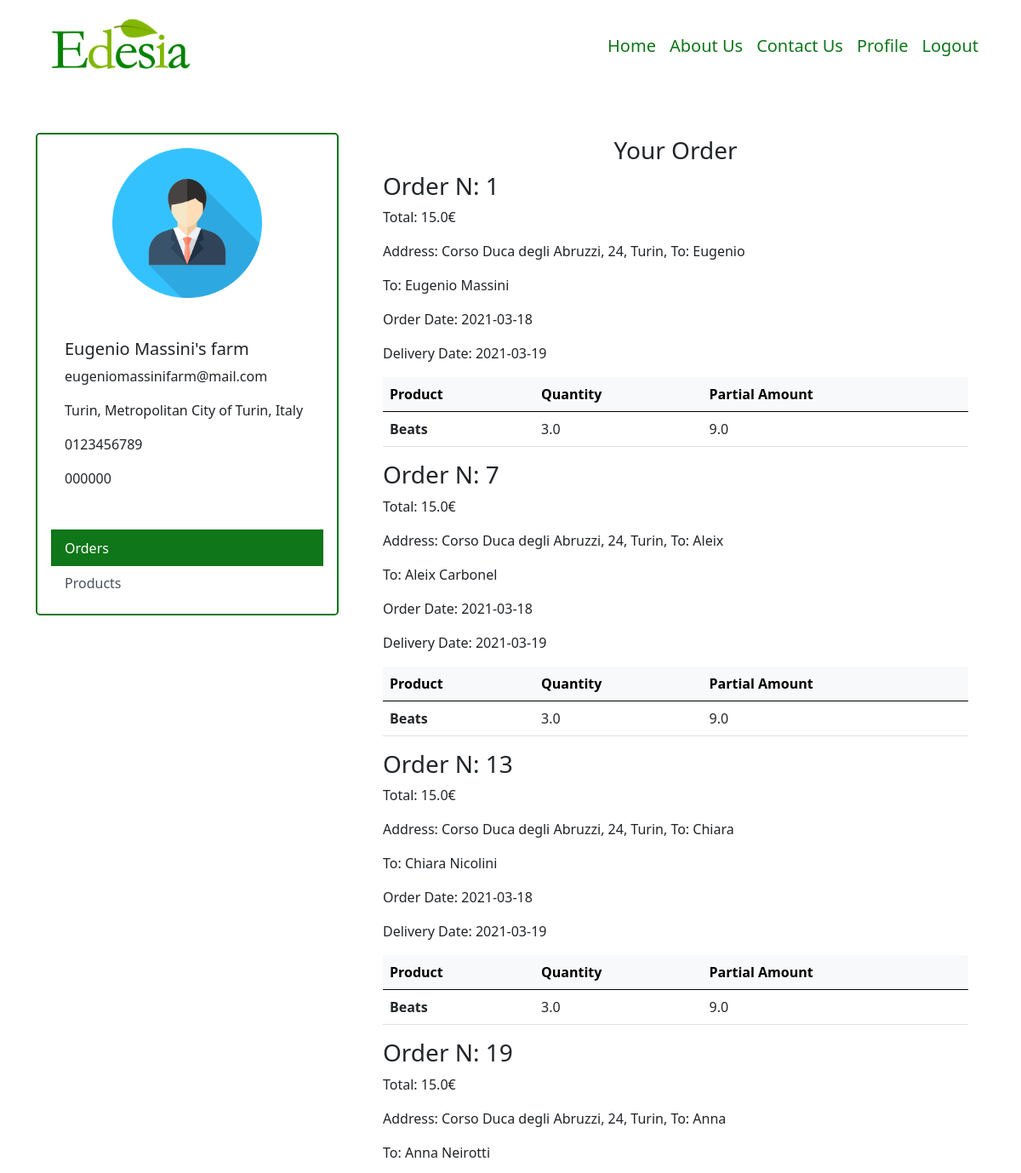
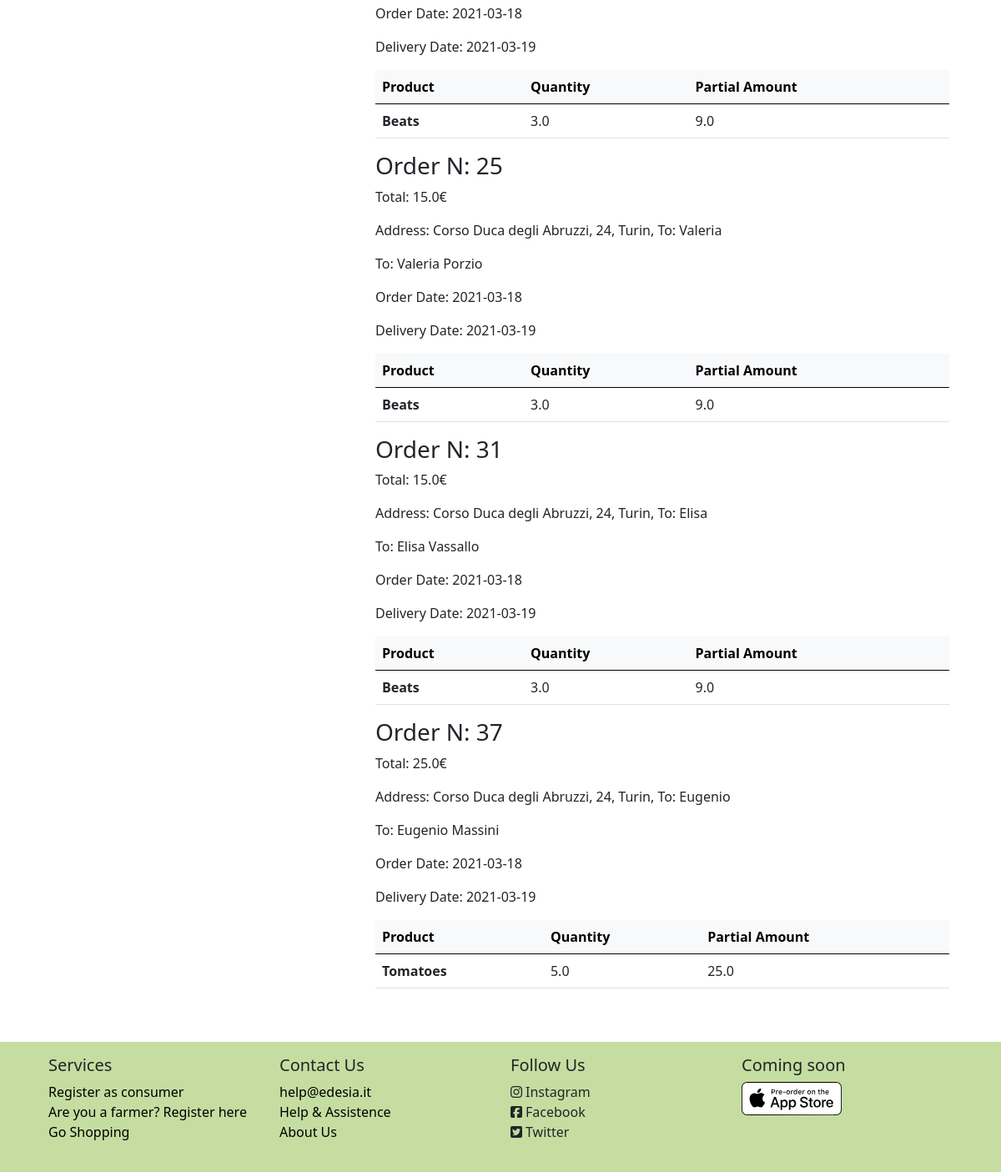
The page /supplier/7/orders (signed in) on the database its author committed (2 pictures, top to bottom).
### model.py (models this page shows, shortened)
class Supplier (db.Model):
    id = db.Column(db.Integer, db.ForeignKey('user.id'), primary_key=True)
    supplier_name = db.Column(db.String(50), nullable=False)
    supplier_address = db.Column(db.String(100), nullable=False)
    supplier_city = db.Column(db.String(50))
    supplier_phone = db.Column(db.String(12), nullable=False)
    piva = db.Column(db.String(25), nullable=False)
    description = db.Column(db.String(500), nullable=True)
    __mapper_args__ = {
        'polymorphic_identity': 'supplier',
    }

class User (UserMixin, db.Model):
    id = db.Column(db.Integer, primary_key=True)  # Auto-incrementing
    email = db.Column(db.String(50), unique=True, nullable=False)
    name = db.Column(db.String(50), nullable=False)
    password_hash = db.Column(db.String(200), nullable=False)
    roleid = db.Column(db.Integer, db.ForeignKey('role.id'))
    type = db.Column(db.String(30))
    __mapper_args__ = {
        'polymorphic_identity': 'user',
        'polymorphic_on': type
    }

class Order (db.Model):
    id = db.Column(db.Integer, primary_key=True)
    consumer_id = db.Column(db.Integer, db.ForeignKey('consumer.id'))
    supplier_id = db.Column(db.Integer, db.ForeignKey('supplier.id'))
    date = db.Column(db.Date)
    delivery_date = db.Column(db.Date)
    amount = db.Column(db.Float)
    review = db.Column(db.Boolean, default=False)

class Consumer(db.Model):
    id = db.Column(db.Integer, db.ForeignKey('user.id'), primary_key=True)
    consumer_name = db.Column(db.String(50), nullable=False)
    consumer_surname = db.Column(db.String(50), nullable=False)
    consumer_address = db.Column(db.String(100), nullable=False)
    consumer_phone = db.Column(db.String(12), nullable=False)
    __mapper_args__ = {
        'polymorphic_identity': 'consumer',
    }

class OrderLine(db.Model):
    id = db.Column(db.Integer, primary_key=True)
    order_id = db.Column(db.Integer, db.ForeignKey('order.id'))
    supplier_id = db.Column(db.Integer, db.ForeignKey('supplier.id'))
    product_id = db.Column(db.Integer, db.ForeignKey('product.id'))
    product_name = db.Column(db.String)
    quantity = db.Column(db.Float)
    partial_amount = db.Column(db.Float)

### app.py (the view, shortened to what this page needs)
@app.route('/supplier/<int:id>/<page>', methods=['GET', 'POST'])
@login_required # decorator from flask-login
def supplier(id, page):
    supplier = Supplier.query.filter_by(id=id).first()
    user = User.query.filter_by(id=id).first()
    if page == "orders": # order displayed as for the consumer
        orders = Order.query.filter_by(supplier_id=id).all()
        l_order_cons = []
        class OrderCons():
            def __init__(self, order, content, consumer):
                self.order = order
                self.content = content
                self.consumer = consumer
        for o in orders:
            products = []
            lines = OrderLine.query.filter_by(order_id=o.id).all()
            consumer = Consumer.query.filter_by(id=o.consumer_id).first()
            for l in lines:
                products.append(l)
            l_order_cons.append(OrderCons(o, products, consumer))
        return render_template('Pages/profile/profile_supplier-orders.html', supplier=supplier, user=user, orders=l_order_cons, title="Supplier-Profile")
    elif page == "products": # page with all the prodcuts, for the rendering part look at the template
        products = Product.query.filter_by(supplier_id=id).all()
        return render_template('Pages/profile/profile_supplier-products.html', supplier=supplier, user=user, products=products, title="Supplier-Profile")

### model.py (called while the page is built)
@login_manager.user_loader
def load_user(user_id):
    return User.query.get(int(user_id))

### templates/Pages/profile/profile_supplier-orders.html
{% extends 'Pages/profile/profile-supplier.html' %}
{% block specific %}
                    <div class="row text-center">
                        <h3>Your Order</h3>
                    </div>
                    {% if orders %}
                    {% for order in orders %}
                        <h3>Order N: {{ order.order.id }}</h3>
                        <p>Total: {{ order.order.amount }}€</p>
                        <p>Address: {{ order.consumer.consumer_address}}, To: {{ order.consumer.consumer_name }} {{ order.consumer.consumer_surnname }}</p>
                        <p>To: {{ order.consumer.consumer_name }} {{ order.consumer.consumer_surname }}</p>
                        <p>Order Date: {{ order.order.date }}</p>
                        <p>Delivery Date: {{ order.order.delivery_date }}</p>
                    <div class="table-responsive-lg">
                        <table class="table table-hover">
                            <thead class="table-light">
                                <tr>
                                    <th scope="col">Product</th>
                                    <th scope="col">Quantity</th>
                                    <th scope="col">Partial Amount</th>
                                </tr>
                            </thead>
                            <tbody>
                            {% for line in order.content %}
                                <tr>
                                    <th scope="row">{{ line.product_name }}</th>
                                    <td>{{line.quantity}}</td>
                                    <td>{{ line.partial_amount}}</td>
                                </tr>
                            {% endfor %}
                            </tbody>
                        </table>
                    </div>
                {% endfor %}
                {% else %}
                    <p>No orders found</p>
                {% endif %}
{% endblock %}

### templates/Pages/profile/profile-supplier.html (shortened to what this page needs)
{% extends 'Components/base.html' %}
{% block body %}
    <div class="container-lg min-vh-100">
        <div class="row mt-5 mb-5">
            <div class="col-md-4">
                <div class="card m-auto rounded-3 border-2" id="cardProfileConsumer">
                    <img src="/static/images/avatar.png" class="card-img-top mt-3 mb-3 m-auto" style="width: 50%">
                    <div class="card-body m-3">
                        <h5 class="card-title">{{ supplier.supplier_name }}</h5>
                        <p class="card-text">{{ user.email }}</p>
                        <p class="card-text">{{ supplier.supplier_address }}</p>
                        <p class="card-text">{{ supplier.supplier_phone }}</p>
                        <p class="card-text">{{ supplier.piva }}</p>
                    </div>
                    <div class="list-group list-group-flush m-3" id="mylist">
                        {% if products %}
                            <a class="list-group-item list-group-item-action" href="{{ url_for('supplier', id=supplier.id, page='orders')}}">Orders</a>
                            <a class="list-group-item list-group-item-action active" href="{{ url_for('supplier', id=supplier.id, page='products')}}">Products</a>
                        {% else %}
                            <a class="list-group-item list-group-item-action active" href="{{ url_for('supplier', id=supplier.id, page='orders')}}">Orders</a>
                            <a class="list-group-item list-group-item-action" href="{{ url_for('supplier', id=supplier.id, page='products')}}">Products</a>
                        {% endif %}
                    </div>
                </div>
            </div>
             <div class="col">
                    <div class="container-fluid m-1">
                    {% block specific %}
                    {% endblock %}
                    </div>
             </div>
        </div>
    </div>
{% endblock %}

### static/personal.css (style rules this page uses)
#searchBar input, #cardResult, #cardProfileConsumer { border-color: #0F7619;; }
#mylist .active { background-color: #0F7619; border-color: #0F7619; }

### rows shown on the page
Supplier: supplier_name "Eugenio Massini's farm", supplier_address "Turin, Metropolitan City of Turin, Italy", supplier_phone "0123456789", piva "000000"
User: email "eugeniomassinifarm@mail.com"
Order: order.id "1", order.amount "15.0", order "2021-03-18", order.delivery_date "2021-03-19"
Consumer: consumer.consumer_address "Corso Duca degli Abruzzi, 24, Turin" "Corso Duca degli Abruzzi, 24, Turin", consumer.consumer_name "Eugenio" "Eugenio", consumer.consumer_name "Eugenio" "Eugenio", consumer.consumer_surname "Massini" "Massini"
OrderLine: product_name "Beats", quantity "3.0", partial_amount "9.0"
Order: order.id "7", order.amount "15.0", order "2021-03-18", order.delivery_date "2021-03-19"
Consumer: consumer.consumer_address "Corso Duca degli Abruzzi, 24, Turin", consumer.consumer_name "Aleix", consumer.consumer_name "Aleix", consumer.consumer_surname "Carbonel"
OrderLine: product_name "Beats", quantity "3.0", partial_amount "9.0"
Order: order.id "13", order.amount "15.0", order "2021-03-18", order.delivery_date "2021-03-19"
Consumer: consumer.consumer_address "Corso Duca degli Abruzzi, 24, Turin", consumer.consumer_name "Chiara", consumer.consumer_name "Chiara", consumer.consumer_surname "Nicolini"
OrderLine: product_name "Beats", quantity "3.0", partial_amount "9.0"
Order: order.id "19", order.amount "15.0", order "2021-03-18", order.delivery_date "2021-03-19"
Consumer: consumer.consumer_address "Corso Duca degli Abruzzi, 24, Turin", consumer.consumer_name "Anna", consumer.consumer_name "Anna", consumer.consumer_surname "Neirotti"
OrderLine: product_name "Beats", quantity "3.0", partial_amount "9.0"
Order: order.id "25", order.amount "15.0", order "2021-03-18", order.delivery_date "2021-03-19"
Consumer: consumer.consumer_address "Corso Duca degli Abruzzi, 24, Turin", consumer.consumer_name "Valeria", consumer.consumer_name "Valeria", consumer.consumer_surname "Porzio"
OrderLine: product_name "Beats", quantity "3.0", partial_amount "9.0"
Order: order.id "31", order.amount "15.0", order "2021-03-18", order.delivery_date "2021-03-19"
Consumer: consumer.consumer_address "Corso Duca degli Abruzzi, 24, Turin", consumer.consumer_name "Elisa", consumer.consumer_name "Elisa", consumer.consumer_surname "Vassallo"
OrderLine: product_name "Beats", quantity "3.0", partial_amount "9.0"
Order: order.id "37", order.amount "25.0", order "2021-03-18", order.delivery_date "2021-03-19"
OrderLine: product_name "Tomatoes", quantity "5.0", partial_amount "25.0"
